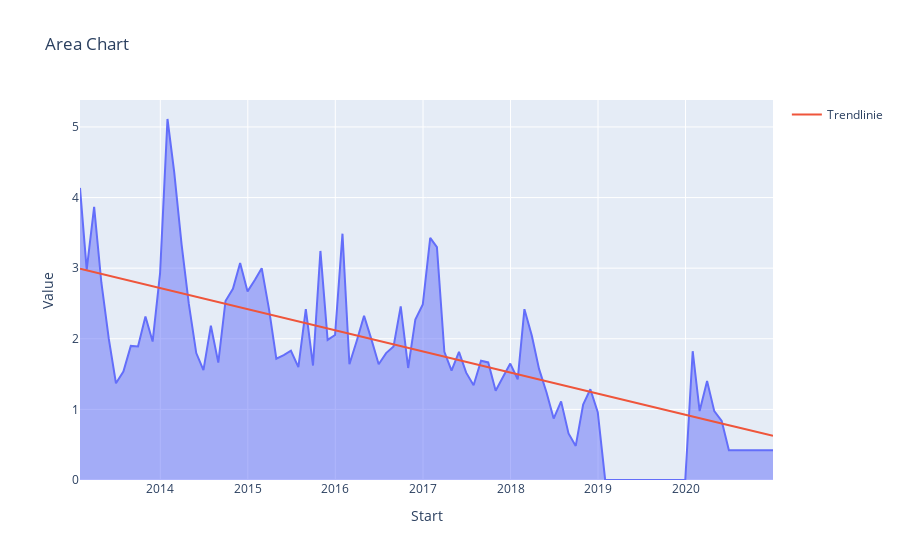

Notebook code cell kept with this figure:
### Code cell
df = monthly_averages_SO2

# Area chart
fig = px.area(df, x='Start', y='Value', title='Area Chart')
df["Value"] = pd.to_numeric(df["Value"])
df.fillna(1, inplace=True)

# Trendline (lineare Regression)
df['StartNumeric'] = pd.to_datetime(df['Start']).view("int64") / 10**9
slope, intercept = np.polyfit(df['StartNumeric'], df['Value'], 1)

df['Trend'] = intercept + slope * df['StartNumeric']

fig.add_scatter(x=df['Start'], y=df['Trend'], mode='lines', name='Trendlinie')

fig.show()
